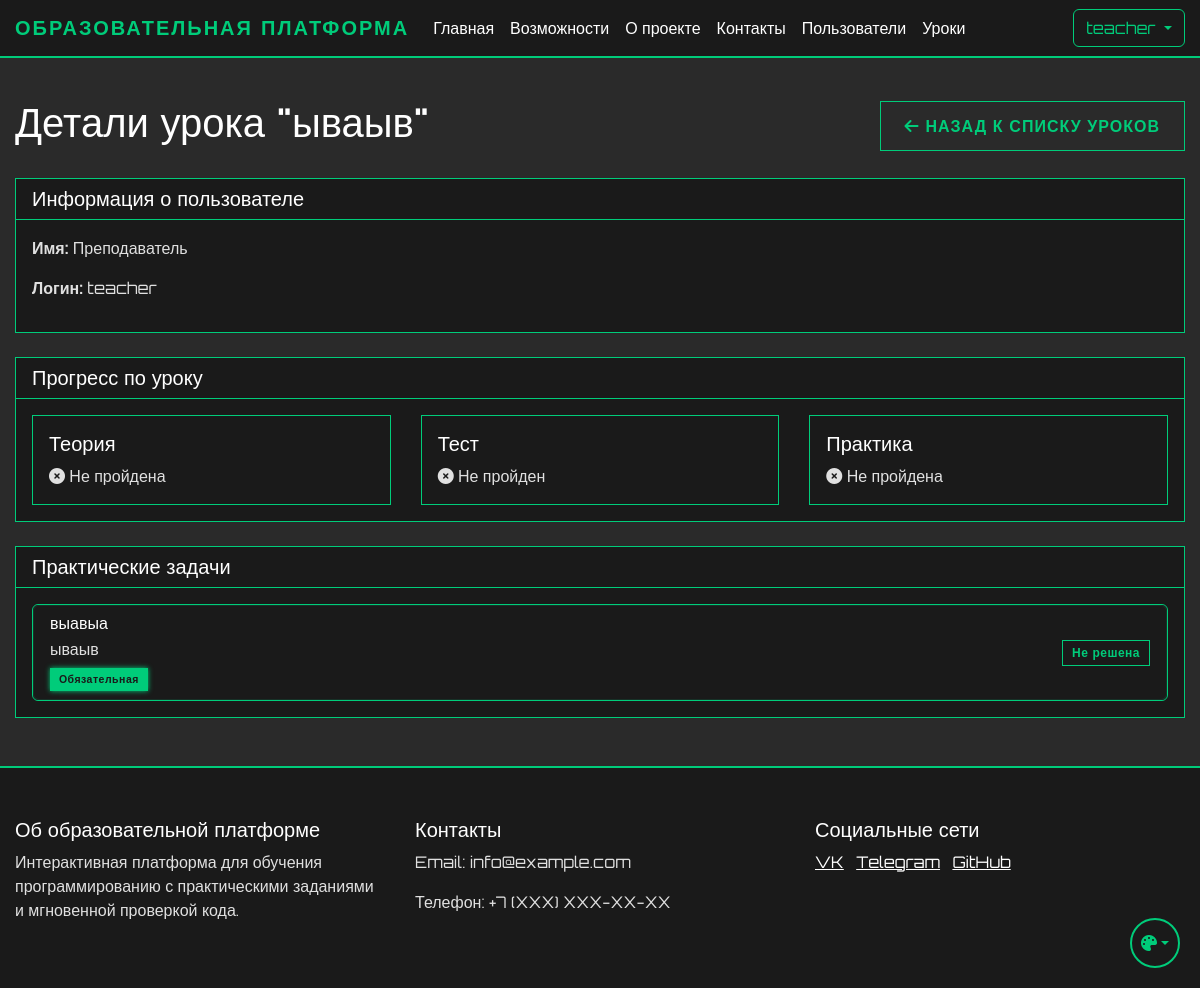
Before: /admin/user/2/lesson/1 (signed in) with the older database file.
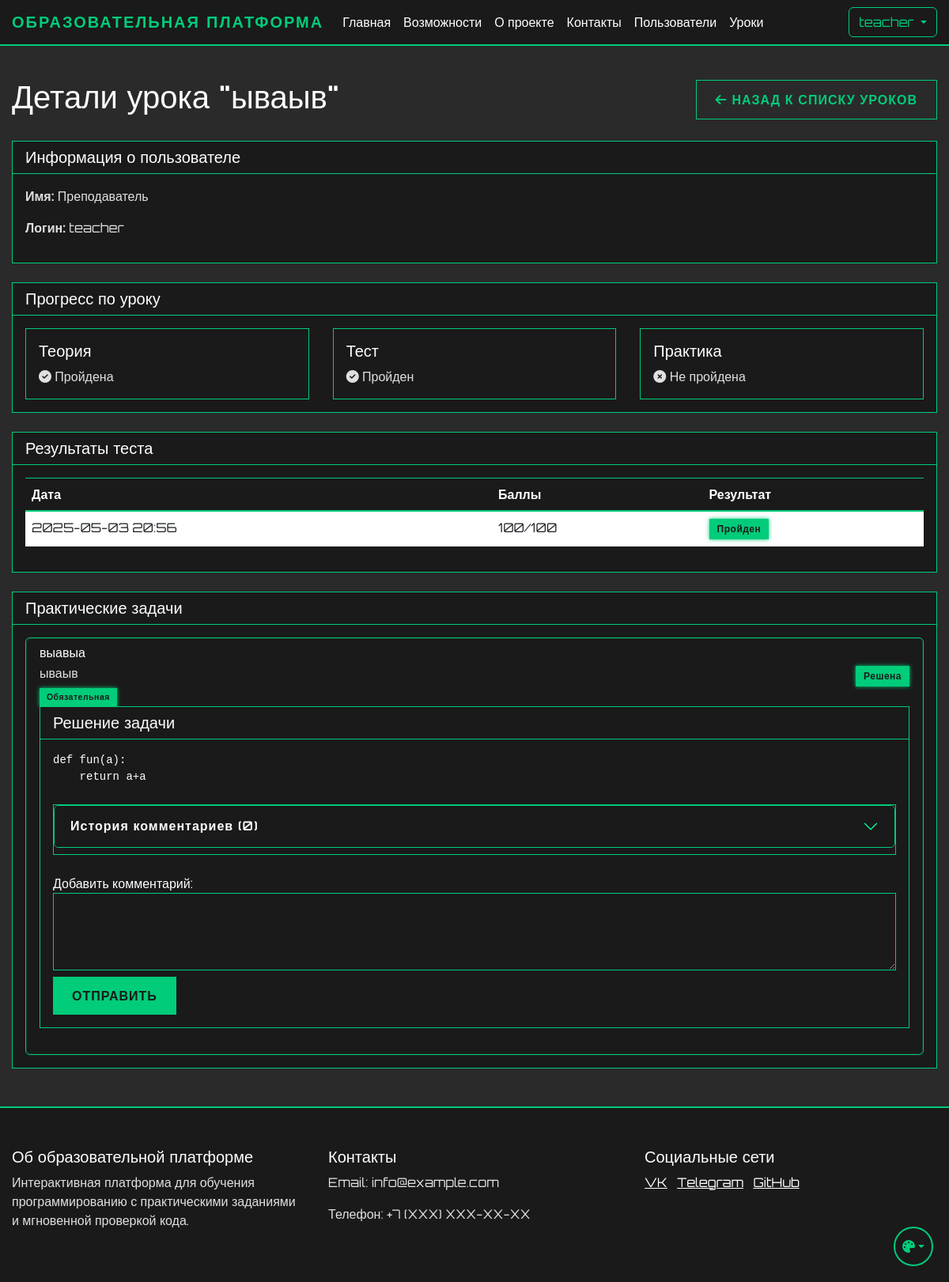
After: the same page with the newer database file.
### app.py (models this page shows)
class PracticeTask(db.Model):
    id = db.Column(db.Integer, primary_key=True)
    lesson_id = db.Column(db.Integer, db.ForeignKey('lesson.id', ondelete='CASCADE'), nullable=False)
    title = db.Column(db.String(200), nullable=False)
    description = db.Column(db.Text, nullable=False)
    function_name = db.Column(db.String(200), nullable=False)  # Название функции
    initial_code = db.Column(db.Text)  # Начальный код для задачи
    order_number = db.Column(db.Integer, nullable=False)
    is_required = db.Column(db.Boolean, default=False)
    tests = db.relationship('TaskTest', backref='task', lazy=True, cascade='all, delete-orphan', passive_deletes=True)

class TestResult(db.Model):
    id = db.Column(db.Integer, primary_key=True)
    user_id = db.Column(db.Integer, db.ForeignKey('user.id'), nullable=False)
    lesson_id = db.Column(db.Integer, db.ForeignKey('lesson.id'), nullable=False)
    test_id = db.Column(db.Integer, db.ForeignKey('theory_test.id'), nullable=False)
    score = db.Column(db.Integer, nullable=False)
    is_passed = db.Column(db.Boolean, default=False)
    started_at = db.Column(db.DateTime, nullable=False)
    completed_at = db.Column(db.DateTime)
    answers = db.Column(db.JSON)  # Хранение ответов пользователя
    created_at = db.Column(db.DateTime, default=db.func.now())
    updated_at = db.Column(db.DateTime, default=db.func.now(), onupdate=db.func.now())
    user = db.relationship('User', backref=db.backref('test_results', lazy=True))
    test = db.relationship('TheoryTest', backref=db.backref('results', lazy=True))
    lesson = db.relationship('Lesson', backref=db.backref('test_results', lazy=True))

class TheoryTest(db.Model):
    id = db.Column(db.Integer, primary_key=True)
    lesson_id = db.Column(db.Integer, db.ForeignKey('lesson.id'), nullable=False)
    title = db.Column(db.String(200), nullable=False)
    description = db.Column(db.Text)
    max_score = db.Column(db.Integer, default=100)
    time_limit = db.Column(db.Integer)  # Время на прохождение в минутах
    questions = db.relationship('TestQuestion', backref='test', lazy=True)
    created_at = db.Column(db.DateTime, default=db.func.now())
    updated_at = db.Column(db.DateTime, default=db.func.now(), onupdate=db.func.now())
    is_active = db.Column(db.Boolean, default=True)
    required_score = db.Column(db.Integer, default=70)  # Минимальный балл для прохождения

class Solution(db.Model):
    id = db.Column(db.Integer, primary_key=True)
    user_id = db.Column(db.Integer, db.ForeignKey('user.id'), nullable=False)
    task_id = db.Column(db.Integer, db.ForeignKey('practice_task.id'), nullable=False)
    code = db.Column(db.Text, nullable=False)
    is_correct = db.Column(db.Boolean, nullable=False)
    created_at = db.Column(db.DateTime, default=db.func.now())

### app.py (the view)
@app.route('/admin/user/<int:user_id>/lesson/<int:lesson_id>')
@login_required
def view_user_lesson_details(user_id, lesson_id):
    if not current_user.is_admin:
        abort(403)
    user = User.query.get_or_404(user_id)
    lesson = Lesson.query.get_or_404(lesson_id)
    progress = UserProgress.query.filter_by(
        user_id=user_id,
        lesson_id=lesson_id
    ).first()
    if not progress:
        progress = UserProgress(
            user_id=user_id,
            lesson_id=lesson_id,
            is_completed=False,
            theory_completed=False,
            test_completed=False,
            practice_completed=False
        )
    test = TheoryTest.query.filter_by(lesson_id=lesson_id).first()
    test_results = []
    if test:
        test_results = TestResult.query.filter_by(
            user_id=user_id,
            test_id=test.id
        ).order_by(TestResult.created_at.desc()).all()
    practice_tasks = PracticeTask.query.filter_by(lesson_id=lesson_id).all()
    solved_tasks = Solution.query.filter_by(
        user_id=user_id,
        is_correct=True
    ).with_entities(Solution.task_id).all()
    completed_task_ids = [task_id for (task_id,) in solved_tasks]
    for task in practice_tasks:
        task.solutions = Solution.query.filter_by(
            user_id=user_id,
            task_id=task.id,
            is_correct=True
        ).order_by(Solution.created_at.desc()).all()
        for solution in task.solutions:
            solution.comments = SolutionComment.query.filter_by(
                solution_id=solution.id
            ).order_by(SolutionComment.created_at.asc()).all()
    return render_template('user_lesson_details.html',
                         user=user,
                         lesson=lesson,
                         progress=progress,
                         test_results=test_results,
                         practice_tasks=practice_tasks,
                         completed_task_ids=completed_task_ids)

### app.py (called while the page is built)
@login_manager.user_loader
def load_user(user_id):
    return db.session.get(User, int(user_id))

### templates/user_lesson_details.html (shortened to what the changed rows need)
{% extends "base.html" %}
{% block content %}
<div class="container mt-4">
    <div class="d-flex justify-content-between align-items-center mb-4">
        <h1>Детали урока "{{ lesson.title }}"</h1>
    </div>
    <div class="card mb-4">
        <div class="card-body">
            <div class="row">
                <div class="col-md-4">
                    <div class="card {% if progress.theory_completed %}bg-success text-white{% endif %}">
                        <div class="card-body">
                            <h5 class="card-title">Теория</h5>
                            <p class="card-text">
                                {% if progress.theory_completed %}
                                    <i class="fas fa-check-circle"></i> Пройдена
                                {% else %}
                                    <i class="fas fa-times-circle"></i> Не пройдена
                                {% endif %}
                            </p>
                        </div>
                    </div>
                </div>
                <div class="col-md-4">
                    <div class="card {% if progress.test_completed %}bg-success text-white{% endif %}">
                        <div class="card-body">
                            <h5 class="card-title">Тест</h5>
                            <p class="card-text">
                                {% if progress.test_completed %}
                                    <i class="fas fa-check-circle"></i> Пройден
                                {% else %}
                                    <i class="fas fa-times-circle"></i> Не пройден
                                {% endif %}
                            </p>
                        </div>
                    </div>
                </div>
            </div>
        </div>
    </div>
    {% if test_results %}
    <div class="card mb-4">
        <div class="card-header">
            <h5 class="mb-0">Результаты теста</h5>
        </div>
        <div class="card-body">
            <div class="table-responsive">
                <table class="table">
                    <thead>
                        <tr>
                            <th>Дата</th>
                            <th>Баллы</th>
                            <th>Результат</th>
                        </tr>
                    </thead>
                    <tbody>
                        {% for result in test_results %}
                        <tr>
                            <td>{{ result.created_at.strftime('%Y-%m-%d %H:%M') }}</td>
                            <td>{{ result.score }}/{{ result.test.max_score }}</td>
                            <td>
                                {% if result.is_passed %}
                                    <span class="badge bg-success">Пройден</span>
                                {% else %}
                                    <span class="badge bg-danger">Не пройден</span>
                                {% endif %}
                            </td>
                        </tr>
                        {% endfor %}
                    </tbody>
                </table>
            </div>
        </div>
    </div>
    {% endif %}
    <div class="card">
        <div class="card-body">
            {% if practice_tasks %}
                <div class="list-group">
                    {% for task in practice_tasks %}
                        <div class="list-group-item">
                            <div class="d-flex justify-content-between align-items-center">
                                <div>
                                    <h6 class="mb-1">{{ task.title }}</h6>
                                    <p class="mb-1">{{ task.description }}</p>
                                    <small class="text-muted">
                                        {% if task.is_required %}
                                            <span class="badge bg-primary">Обязательная</span>
                                        {% else %}
                                            <span class="badge bg-secondary">Дополнительная</span>
                                        {% endif %}
                                    </small>
                                </div>
                                <div>
                                    {% if task.id in completed_task_ids %}
                                        <span class="badge bg-success">Решена</span>
                                    {% else %}
                                        <span class="badge bg-secondary">Не решена</span>
                                    {% endif %}
                                </div>
                            </div>
                            {% if task.id in completed_task_ids %}
                                <div class="card mb-4">
                                    <div class="card-header">
                                        <h5 class="mb-0">Решение задачи</h5>
                                    </div>
                                    <div class="card-body">
                                        {% if task.solutions %}
                                            {% set solution = task.solutions|sort(attribute='created_at', reverse=true)|first %}
                                            <pre><code>{{ solution.code }}</code></pre>
                                            <div class="accordion mt-4" id="commentsAccordion{{ task.id }}">
                                                <div class="accordion-item">
                                                    <h2 class="accordion-header" id="heading{{ task.id }}">
                                                        <button class="accordion-button collapsed" type="button" data-bs-toggle="collapse"
                                                                data-bs-target="#collapse{{ task.id }}" aria-expanded="false"
                                                                aria-controls="collapse{{ task.id }}">
                                                            История комментариев ({{ solution.comments|length }})
                                                        </button>
                                                    </h2>
                                                </div>
                                            </div>
                                            <form action="{{ url_for('add_solution_comment', solution_id=solution.id) }}" method="POST" class="mt-4">
                                                <div class="form-group">
                                                    <label for="comment">Добавить комментарий:</label>
                                                    <textarea class="form-control" id="comment" name="comment" rows="3" required></textarea>
                                                </div>
                                                <button type="submit" class="btn btn-primary mt-2">Отправить</button>
                                            </form>
                                        {% else %}
                                            <div class="alert alert-warning">
                                                Решение пока не предоставлено
                                            </div>
                                        {% endif %}
                                    </div>
                                </div>
                            {% endif %}
                        </div>
                    {% endfor %}
                </div>
            {% else %}
                <div class="alert alert-info">
                    Практические задачи не найдены.
                </div>
            {% endif %}
        </div>
    </div>
</div>
{% endblock %}

Changed rows visible on the page:
added TestResult: created_at "2025-05-03 20:56", score "100", test.max_score "100", is_passed "Пройден"
shown differently, row unchanged: PracticeTask "выавыа": comments|length (not shown) → "0"; text "Не решена" → "Решена Решение задачи История комментариев ( ) Добавить комментарий: ОТПРАВИТЬ"
added Solution: code "def fun(a): return a+a"
Other visible differences:
text no longer shown: "Не пройдена Не пройден"
text now shown: "Пройдена Пройден Результаты теста Дата Баллы Результат"
